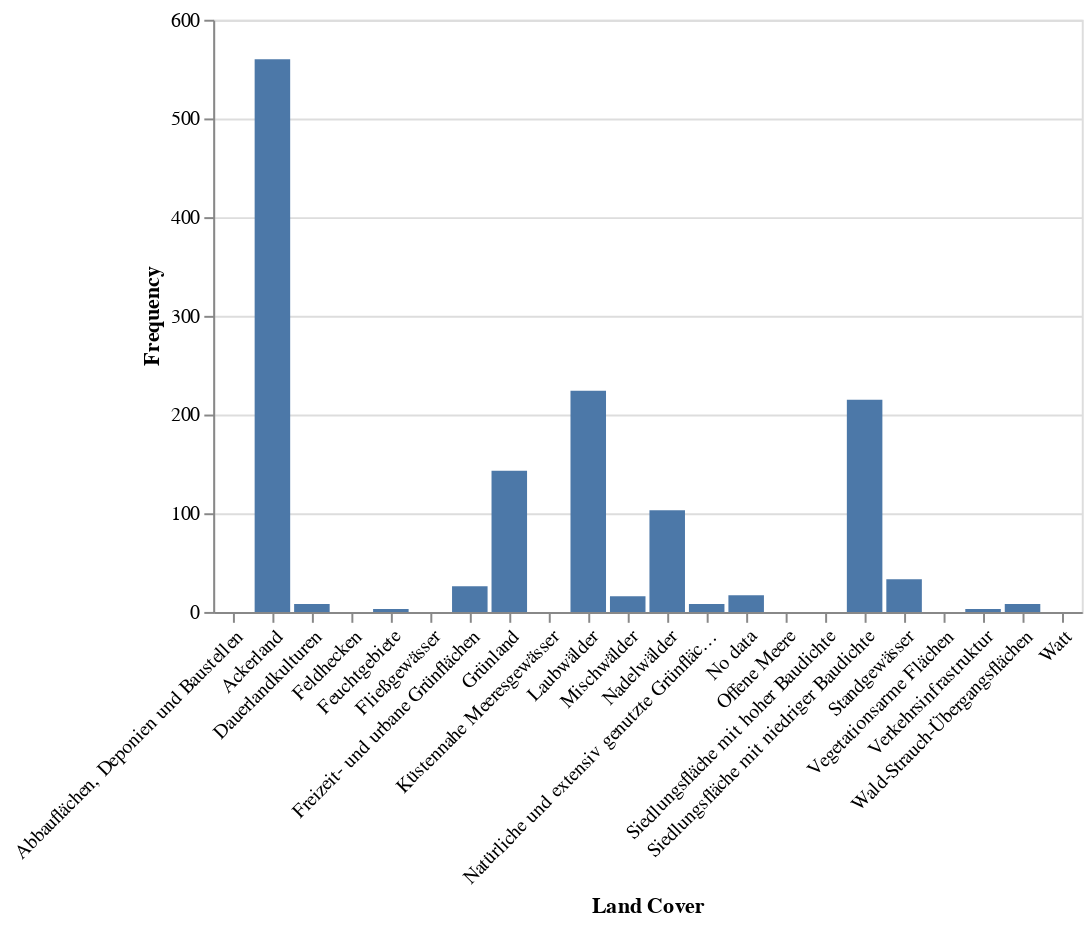

The cell this chart's notebook holds for it:
### Markdown cell above
# Comparison *Canis lupus* and *Felis silvestris*

### Code cell
#Show the plot from Canis lupus
alt.Chart.from_dict(plot_canis_lupus.spec)

### Figure 1 — Vega-Lite specification as saved in the notebook (floating-point values rounded to 4 significant figures)
{"config": {"view": {"continuousWidth": 300, "continuousHeight": 300}}, "data": {"name": "data-0b131b4d59b0b956f7e95f713ccd6306"}, "mark": "bar", "encoding": {"x": {"axis": {"labelAngle": -45}, "field": "Land Cover", "type": "nominal"}, "y": {"field": "Frequency", "type": "quantitative"}}, "width": "container", "$schema": "https://vega.github.io/schema/vega-lite/v5.json", "datasets": {"data-0b131b4d59b0b956f7e95f713ccd6306": [{"Frequency": 0, "Land Cover": "Abbauflächen, Deponien und Baustellen"}, {"Frequency": 560, "Land Cover": "Ackerland"}, {"Frequency": 8, "Land Cover": "Dauerlandkulturen"}, {"Frequency": 0, "Land Cover": "Feldhecken"}, {"Frequency": 3, "Land Cover": "Feuchtgebiete"}, {"Frequency": 0, "Land Cover": "Fließgewässer"}, {"Frequency": 26, "Land Cover": "Freizeit- und urbane Grünflächen"}, {"Frequency": 143, "Land Cover": "Grünland"}, {"Frequency": 0, "Land Cover": "Küstennahe Meeresgewässer"}, {"Frequency": 224, "Land Cover": "Laubwälder"}, {"Frequency": 16, "Land Cover": "Mischwälder"}, {"Frequency": 103, "Land Cover": "Nadelwälder"}, {"Frequency": 8, "Land Cover": "Natürliche und extensiv genutzte Grünflächen"}, {"Frequency": 17, "Land Cover": "No data"}, {"Frequency": 0, "Land Cover": "Offene Meere"}, {"Frequency": 0, "Land Cover": "Siedlungsfläche mit hoher Baudichte"}, {"Frequency": 215, "Land Cover": "Siedlungsfläche mit niedriger Baudichte"}, {"Frequency": 33, "Land Cover": "Standgewässer"}, {"Frequency": 0, "Land Cover": "Vegetationsarme Flächen"}, {"Frequency": 3, "Land Cover": "Verkehrsinfrastruktur"}, {"Frequency": 8, "Land Cover": "Wald-Strauch-Übergangsflächen"}, {"Frequency": 0, "Land Cover": "Watt"}]}}
